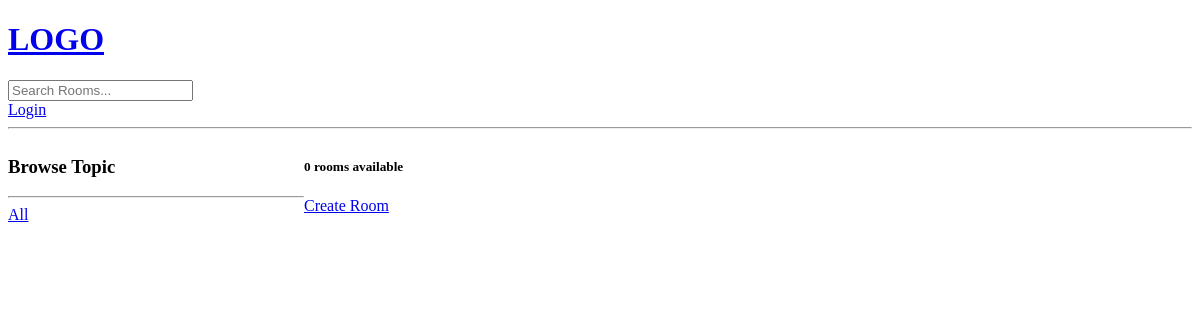
Page /?q=Python on the earlier database version.
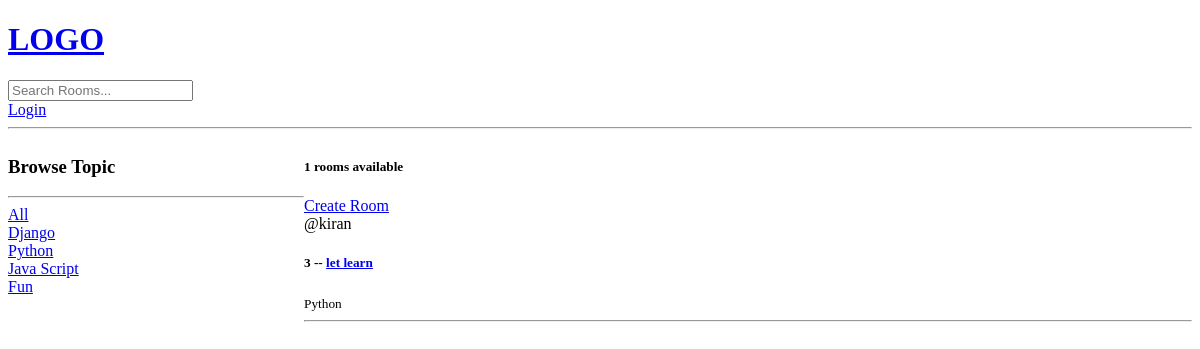
Same page on the later database version.
### base/models.py (models this page shows, shortened)
class Topic(models.Model):
    name = models.CharField(max_length=200)

class Room(models.Model):
    host = models.ForeignKey(User, on_delete=models.SET_NULL, null=True)
    topic = models.ForeignKey(Topic, on_delete=models.SET_NULL, null=True)
    name = models.CharField(max_length=200)
    description = models.TextField(null=True, blank=True)
    participants = models.ManyToManyField(User, related_name='participants', blank=True)
    updated = models.DateTimeField(auto_now=True)
    created = models.DateTimeField(auto_now_add=True)
    class Meta:
        ordering = ['-updated', '-created']

### base/views.py (the view)
# urls.py: 2. Add a URL to urlpatterns:  path('', views.home, name='home')
def home(request):
    q = request.GET.get('q') if request.GET.get('q')!= None else ''
    rooms = Room.objects.filter(
        Q(topic__name__contains=q) |
        Q(name__icontains=q) |
        Q(description__contains=q)
    )
    topics = Topic.objects.all()
    room_count = rooms.count()
    context = {'rooms': rooms, 'topics': topics, 'room_count':room_count}
    return render(request, "base/home.html", context)

### base/templates/base/home.html (shortened to what this page needs)
<!DOCTYPE html>
<html lang="en">
<head>
</head>
<body>
{% extends 'main.html' %}
{% block content %}
<div class="home-container">
    <div>
        <h3>Browse Topic</h3>
        <hr>
        <div>
            <a href="{% url 'home' %}">All</a>
        </div>
        {% for topic in topics %}
            <div>
                <a href="{% url 'home' %}?q={{topic.name}}">{{topic.name}}</a>
            </div>
        {% endfor %}
    </div>
    <div>
        <h5>{{room_count}} rooms available</h5>
         <a href="{% url 'create-room' %}">Create Room</a>
         <div>
            {% for room in rooms %}
                <div>
                    <span>@{{room.host.username}}</span>
                    <h5>
                        {{room.id}} -- <a href="{% url 'room' room.id %}">{{room.name}}</a>
                    </h5>
                    <small>{{room.topic.name}}</small>
                    <hr>
                </div>
            {% endfor %}
        </div>
    </div>
</div>
{% endblock content %}

Differences in the rows shown:
added Topic: name "Django"
added Topic: name "Python"
added Topic: name "Java Script"
added Topic: name "Fun"
added Room: host.username "kiran", id "3", name "let learn", topic.name "Python"
Other differences:
{{ room_count }}: "0" → "1"
